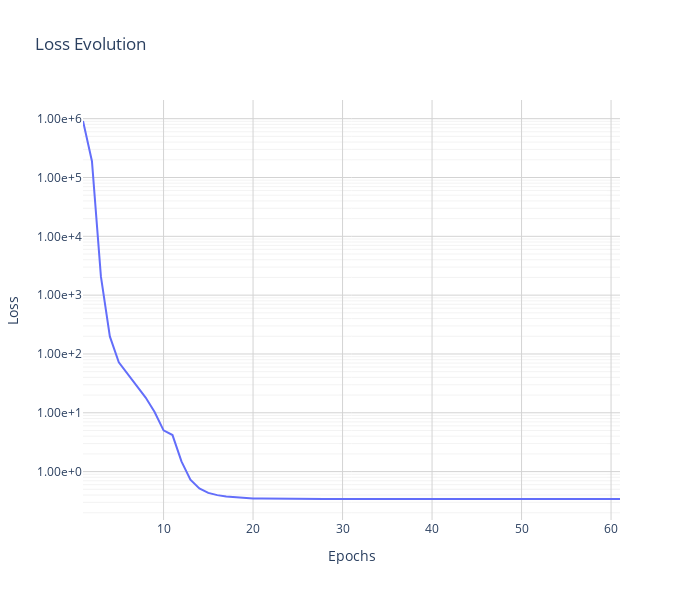

Here is the notebook cell this chart was saved with:
### Code cell
import plotly.graph_objects as go
import os

fig = go.Figure()

fig.add_trace(go.Scatter(
    x=epochs, 
    y=loss, 
    mode='lines', 
    name='Training Loss'
))

fig.update_layout(
    title="Loss Evolution",
    xaxis_title="Epochs",
    yaxis_title="Loss",
    yaxis_type="log",  
    template="plotly_white",  
    hovermode="x unified", 
    width=700,   
    height=600,  
    yaxis=dict(
        tickformat=".2e",      
        exponentformat="e",    
        dtick = 1,
        # showexponent="all"     
        minor=dict(
            showgrid=True,          
            gridwidth=0.8,          # Slightly thinner 
            # gridcolor='WhiteSmoke', 
            tickmode="auto"         
        )
    )
    
)

fig.update_xaxes(showgrid=True, gridwidth=1, gridcolor='LightGray')
fig.update_yaxes(showgrid=True, gridwidth=1, gridcolor='LightGray')

# Save the plot (saving as html keeps it interactive) 
save_name = "loss.html"
save_path = os.path.join(save_folder, save_name)
fig.write_html(save_path)

Optional: fig.show()

### Figure 1 — Plotly figure (JSON) as saved in the notebook; plotly's stock layout.template omitted (floating-point values rounded to 4 significant figures)
{"data": [{"mode": "lines", "name": "Training Loss", "type": "scatter", "x": [1, 2, 3, 4, 5, 6, 7, 8, 9, 10, 11, 12, 13, 14, 15, 16, 17, 18, 19, 20, 21, 22, 23, 24, 25, 26, 27, 28, 29, 30, 31, 32, 33, 34, 35, 36, 37, 38, 39, 40, 41, 42, 43, 44, 45, 46, 47, 48, 49, 50, 51, 52, 53, 54, 55, 56, 57, 58, 59, 60, 61], "y": [913000.0, 189600.0, 2083.0, 198.8, 72.17, 46.09, 29.69, 18.17, 10.33, 5.028, 4.18, 1.489, 0.7276, 0.517, 0.4354, 0.3981, 0.3771, 0.3645, 0.3557, 0.3506, 0.3475, 0.3455, 0.3445, 0.344, 0.3436, 0.3433, 0.343, 0.3428, 0.3427, 0.3426, 0.3425, 0.3424, 0.3424, 0.3424, 0.3424, 0.3423, 0.3423, 0.3423, 0.3423, 0.3423, 0.3423, 0.3423, 0.3423, 0.3423, 0.3423, 0.3423, 0.3423, 0.3423, 0.3423, 0.3423, 0.3423, 0.3423, 0.3423, 0.3423, 0.3423, 0.3423, 0.3423, 0.3423, 0.3423, 0.3423, 0.3423]}], "layout": {"height": 600, "hovermode": "x unified", "title": {"text": "Loss Evolution"}, "width": 700, "xaxis": {"gridcolor": "LightGray", "gridwidth": 1, "showgrid": true, "title": {"text": "Epochs"}}, "yaxis": {"dtick": 1, "exponentformat": "e", "gridcolor": "LightGray", "gridwidth": 1, "minor": {"gridwidth": 0.8, "showgrid": true, "tickmode": "auto"}, "showgrid": true, "tickformat": ".2e", "title": {"text": "Loss"}, "type": "log"}}}
